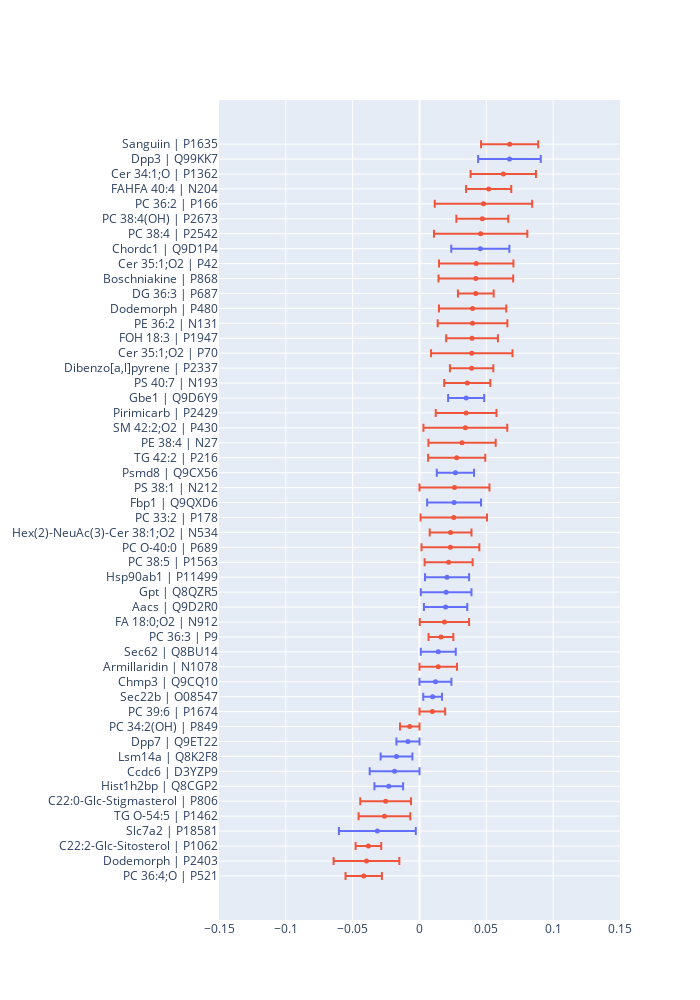

The code cell stored with this chart in its notebook:
### Code cell
fig = go.Figure()

[
    fig.add_trace(go.Scatter(
        x=[coefs.median()],
        y=[f"{shortName.loc[feature, 'shortName']} | {feature}"],
        marker_color=palette[0] if shortName.loc[feature, 'type']=='q' else palette[1],
        legendgroup=0 if shortName.loc[feature, 'type']=='q' else 1,
        showlegend=False, #line = dict(color = 'rgba(0,0,0,0)'),
        fillcolor = 'rgba(0,0,0,0)', marker_size=5,
        error_x=dict(
            type='constant',symmetric=True, value=(coefs.median()-coefs).abs().median()
        )
    ))
    for feature, coefs in tmp.items()
]

fig.update_xaxes(range=(-0.15,0.15))
fig.update_yaxes(showgrid=True)
fig.update_layout(height=1000, width=700)
fig.show()

with open('Coef_distribution.html', 'w') as f:
    f.write(fig.to_html(full_html=False, include_plotlyjs='cdn', default_height='50%', default_width='80%'))

### Figure 1 — Plotly figure (JSON) as saved in the notebook; plotly's stock layout.template omitted (floating-point values rounded to 4 significant figures)
{"data": [{"error_x": {"symmetric": true, "type": "constant", "value": 0.01361}, "fillcolor": "rgba(0,0,0,0)", "legendgroup": "1", "marker": {"color": "#EF553B", "size": 5}, "showlegend": false, "type": "scatter", "x": [-0.04173], "y": ["PC 36:4;O | P521"]}, {"error_x": {"symmetric": true, "type": "constant", "value": 0.0246}, "fillcolor": "rgba(0,0,0,0)", "legendgroup": "1", "marker": {"color": "#EF553B", "size": 5}, "showlegend": false, "type": "scatter", "x": [-0.03967], "y": ["Dodemorph | P2403"]}, {"error_x": {"symmetric": true, "type": "constant", "value": 0.009583}, "fillcolor": "rgba(0,0,0,0)", "legendgroup": "1", "marker": {"color": "#EF553B", "size": 5}, "showlegend": false, "type": "scatter", "x": [-0.03822], "y": ["C22:2-Glc-Sitosterol | P1062"]}, {"error_x": {"symmetric": true, "type": "constant", "value": 0.02875}, "fillcolor": "rgba(0,0,0,0)", "legendgroup": "0", "marker": {"color": "#636EFA", "size": 5}, "showlegend": false, "type": "scatter", "x": [-0.03152], "y": ["Slc7a2 | P18581"]}, {"error_x": {"symmetric": true, "type": "constant", "value": 0.01935}, "fillcolor": "rgba(0,0,0,0)", "legendgroup": "1", "marker": {"color": "#EF553B", "size": 5}, "showlegend": false, "type": "scatter", "x": [-0.02624], "y": ["TG O-54:5 | P1462"]}, {"error_x": {"symmetric": true, "type": "constant", "value": 0.01899}, "fillcolor": "rgba(0,0,0,0)", "legendgroup": "1", "marker": {"color": "#EF553B", "size": 5}, "showlegend": false, "type": "scatter", "x": [-0.02532], "y": ["C22:0-Glc-Stigmasterol | P806"]}, {"error_x": {"symmetric": true, "type": "constant", "value": 0.01074}, "fillcolor": "rgba(0,0,0,0)", "legendgroup": "0", "marker": {"color": "#636EFA", "size": 5}, "showlegend": false, "type": "scatter", "x": [-0.023], "y": ["Hist1h2bp | Q8CGP2"]}, {"error_x": {"symmetric": true, "type": "constant", "value": 0.01864}, "fillcolor": "rgba(0,0,0,0)", "legendgroup": "0", "marker": {"color": "#636EFA", "size": 5}, "showlegend": false, "type": "scatter", "x": [-0.01864], "y": ["Ccdc6 | D3YZP9"]}, {"error_x": {"symmetric": true, "type": "constant", "value": 0.01187}, "fillcolor": "rgba(0,0,0,0)", "legendgroup": "0", "marker": {"color": "#636EFA", "size": 5}, "showlegend": false, "type": "scatter", "x": [-0.01719], "y": ["Lsm14a | Q8K2F8"]}, {"error_x": {"symmetric": true, "type": "constant", "value": 0.008639}, "fillcolor": "rgba(0,0,0,0)", "legendgroup": "0", "marker": {"color": "#636EFA", "size": 5}, "showlegend": false, "type": "scatter", "x": [-0.008639], "y": ["Dpp7 | Q9ET22"]}, {"error_x": {"symmetric": true, "type": "constant", "value": 0.007296}, "fillcolor": "rgba(0,0,0,0)", "legendgroup": "1", "marker": {"color": "#EF553B", "size": 5}, "showlegend": false, "type": "scatter", "x": [-0.007296], "y": ["PC 34:2(OH) | P849"]}, {"error_x": {"symmetric": true, "type": "constant", "value": 0.009597}, "fillcolor": "rgba(0,0,0,0)", "legendgroup": "1", "marker": {"color": "#EF553B", "size": 5}, "showlegend": false, "type": "scatter", "x": [0.009597], "y": ["PC 39:6 | P1674"]}, {"error_x": {"symmetric": true, "type": "constant", "value": 0.006993}, "fillcolor": "rgba(0,0,0,0)", "legendgroup": "0", "marker": {"color": "#636EFA", "size": 5}, "showlegend": false, "type": "scatter", "x": [0.009816], "y": ["Sec22b | O08547"]}, {"error_x": {"symmetric": true, "type": "constant", "value": 0.01194}, "fillcolor": "rgba(0,0,0,0)", "legendgroup": "0", "marker": {"color": "#636EFA", "size": 5}, "showlegend": false, "type": "scatter", "x": [0.01194], "y": ["Chmp3 | Q9CQ10"]}, {"error_x": {"symmetric": true, "type": "constant", "value": 0.01401}, "fillcolor": "rgba(0,0,0,0)", "legendgroup": "1", "marker": {"color": "#EF553B", "size": 5}, "showlegend": false, "type": "scatter", "x": [0.01401], "y": ["Armillaridin | N1078"]}, {"error_x": {"symmetric": true, "type": "constant", "value": 0.01307}, "fillcolor": "rgba(0,0,0,0)", "legendgroup": "0", "marker": {"color": "#636EFA", "size": 5}, "showlegend": false, "type": "scatter", "x": [0.01405], "y": ["Sec62 | Q8BU14"]}, {"error_x": {"symmetric": true, "type": "constant", "value": 0.009273}, "fillcolor": "rgba(0,0,0,0)", "legendgroup": "1", "marker": {"color": "#EF553B", "size": 5}, "showlegend": false, "type": "scatter", "x": [0.01604], "y": ["PC 36:3 | P9"]}, {"error_x": {"symmetric": true, "type": "constant", "value": 0.01844}, "fillcolor": "rgba(0,0,0,0)", "legendgroup": "1", "marker": {"color": "#EF553B", "size": 5}, "showlegend": false, "type": "scatter", "x": [0.01866], "y": ["FA 18:0;O2 | N912"]}, {"error_x": {"symmetric": true, "type": "constant", "value": 0.01621}, "fillcolor": "rgba(0,0,0,0)", "legendgroup": "0", "marker": {"color": "#636EFA", "size": 5}, "showlegend": false, "type": "scatter", "x": [0.01952], "y": ["Aacs | Q9D2R0"]}, {"error_x": {"symmetric": true, "type": "constant", "value": 0.01896}, "fillcolor": "rgba(0,0,0,0)", "legendgroup": "0", "marker": {"color": "#636EFA", "size": 5}, "showlegend": false, "type": "scatter", "x": [0.01991], "y": ["Gpt | Q8QZR5"]}, {"error_x": {"symmetric": true, "type": "constant", "value": 0.0165}, "fillcolor": "rgba(0,0,0,0)", "legendgroup": "0", "marker": {"color": "#636EFA", "size": 5}, "showlegend": false, "type": "scatter", "x": [0.02059], "y": ["Hsp90ab1 | P11499"]}, {"error_x": {"symmetric": true, "type": "constant", "value": 0.01796}, "fillcolor": "rgba(0,0,0,0)", "legendgroup": "1", "marker": {"color": "#EF553B", "size": 5}, "showlegend": false, "type": "scatter", "x": [0.0218], "y": ["PC 38:5 | P1563"]}, {"error_x": {"symmetric": true, "type": "constant", "value": 0.02163}, "fillcolor": "rgba(0,0,0,0)", "legendgroup": "1", "marker": {"color": "#EF553B", "size": 5}, "showlegend": false, "type": "scatter", "x": [0.02313], "y": ["PC O-40:0 | P689"]}, {"error_x": {"symmetric": true, "type": "constant", "value": 0.01563}, "fillcolor": "rgba(0,0,0,0)", "legendgroup": "1", "marker": {"color": "#EF553B", "size": 5}, "showlegend": false, "type": "scatter", "x": [0.02325], "y": ["Hex(2)-NeuAc(3)-Cer 38:1;O2 | N534"]}, {"error_x": {"symmetric": true, "type": "constant", "value": 0.02484}, "fillcolor": "rgba(0,0,0,0)", "legendgroup": "1", "marker": {"color": "#EF553B", "size": 5}, "showlegend": false, "type": "scatter", "x": [0.02564], "y": ["PC 33:2 | P178"]}, {"error_x": {"symmetric": true, "type": "constant", "value": 0.02015}, "fillcolor": "rgba(0,0,0,0)", "legendgroup": "0", "marker": {"color": "#636EFA", "size": 5}, "showlegend": false, "type": "scatter", "x": [0.02588], "y": ["Fbp1 | Q9QXD6"]}, {"error_x": {"symmetric": true, "type": "constant", "value": 0.02616}, "fillcolor": "rgba(0,0,0,0)", "legendgroup": "1", "marker": {"color": "#EF553B", "size": 5}, "showlegend": false, "type": "scatter", "x": [0.02616], "y": ["PS 38:1 | N212"]}, {"error_x": {"symmetric": true, "type": "constant", "value": 0.01394}, "fillcolor": "rgba(0,0,0,0)", "legendgroup": "0", "marker": {"color": "#636EFA", "size": 5}, "showlegend": false, "type": "scatter", "x": [0.02685], "y": ["Psmd8 | Q9CX56"]}, {"error_x": {"symmetric": true, "type": "constant", "value": 0.02137}, "fillcolor": "rgba(0,0,0,0)", "legendgroup": "1", "marker": {"color": "#EF553B", "size": 5}, "showlegend": false, "type": "scatter", "x": [0.02784], "y": ["TG 42:2 | P216"]}, {"error_x": {"symmetric": true, "type": "constant", "value": 0.02518}, "fillcolor": "rgba(0,0,0,0)", "legendgroup": "1", "marker": {"color": "#EF553B", "size": 5}, "showlegend": false, "type": "scatter", "x": [0.03184], "y": ["PE 38:4 | N27"]}, {"error_x": {"symmetric": true, "type": "constant", "value": 0.03135}, "fillcolor": "rgba(0,0,0,0)", "legendgroup": "1", "marker": {"color": "#EF553B", "size": 5}, "showlegend": false, "type": "scatter", "x": [0.0343], "y": ["SM 42:2;O2 | P430"]}, {"error_x": {"symmetric": true, "type": "constant", "value": 0.02273}, "fillcolor": "rgba(0,0,0,0)", "legendgroup": "1", "marker": {"color": "#EF553B", "size": 5}, "showlegend": false, "type": "scatter", "x": [0.03487], "y": ["Pirimicarb | P2429"]}, {"error_x": {"symmetric": true, "type": "constant", "value": 0.0135}, "fillcolor": "rgba(0,0,0,0)", "legendgroup": "0", "marker": {"color": "#636EFA", "size": 5}, "showlegend": false, "type": "scatter", "x": [0.03492], "y": ["Gbe1 | Q9D6Y9"]}, {"error_x": {"symmetric": true, "type": "constant", "value": 0.01727}, "fillcolor": "rgba(0,0,0,0)", "legendgroup": "1", "marker": {"color": "#EF553B", "size": 5}, "showlegend": false, "type": "scatter", "x": [0.03574], "y": ["PS 40:7 | N193"]}, {"error_x": {"symmetric": true, "type": "constant", "value": 0.01623}, "fillcolor": "rgba(0,0,0,0)", "legendgroup": "1", "marker": {"color": "#EF553B", "size": 5}, "showlegend": false, "type": "scatter", "x": [0.039], "y": ["Dibenzo[a,l]pyrene | P2337"]}, {"error_x": {"symmetric": true, "type": "constant", "value": 0.03047}, "fillcolor": "rgba(0,0,0,0)", "legendgroup": "1", "marker": {"color": "#EF553B", "size": 5}, "showlegend": false, "type": "scatter", "x": [0.03911], "y": ["Cer 35:1;O2 | P70"]}, {"error_x": {"symmetric": true, "type": "constant", "value": 0.01937}, "fillcolor": "rgba(0,0,0,0)", "legendgroup": "1", "marker": {"color": "#EF553B", "size": 5}, "showlegend": false, "type": "scatter", "x": [0.0393], "y": ["FOH 18:3 | P1947"]}, {"error_x": {"symmetric": true, "type": "constant", "value": 0.02607}, "fillcolor": "rgba(0,0,0,0)", "legendgroup": "1", "marker": {"color": "#EF553B", "size": 5}, "showlegend": false, "type": "scatter", "x": [0.03967], "y": ["PE 36:2 | N131"]}, {"error_x": {"symmetric": true, "type": "constant", "value": 0.02517}, "fillcolor": "rgba(0,0,0,0)", "legendgroup": "1", "marker": {"color": "#EF553B", "size": 5}, "showlegend": false, "type": "scatter", "x": [0.03973], "y": ["Dodemorph | P480"]}, {"error_x": {"symmetric": true, "type": "constant", "value": 0.01338}, "fillcolor": "rgba(0,0,0,0)", "legendgroup": "1", "marker": {"color": "#EF553B", "size": 5}, "showlegend": false, "type": "scatter", "x": [0.04213], "y": ["DG 36:3 | P687"]}, {"error_x": {"symmetric": true, "type": "constant", "value": 0.02794}, "fillcolor": "rgba(0,0,0,0)", "legendgroup": "1", "marker": {"color": "#EF553B", "size": 5}, "showlegend": false, "type": "scatter", "x": [0.04215], "y": ["Boschniakine | P868"]}, {"error_x": {"symmetric": true, "type": "constant", "value": 0.02784}, "fillcolor": "rgba(0,0,0,0)", "legendgroup": "1", "marker": {"color": "#EF553B", "size": 5}, "showlegend": false, "type": "scatter", "x": [0.04242], "y": ["Cer 35:1;O2 | P42"]}, {"error_x": {"symmetric": true, "type": "constant", "value": 0.02173}, "fillcolor": "rgba(0,0,0,0)", "legendgroup": "0", "marker": {"color": "#636EFA", "size": 5}, "showlegend": false, "type": "scatter", "x": [0.0455], "y": ["Chordc1 | Q9D1P4"]}, {"error_x": {"symmetric": true, "type": "constant", "value": 0.03493}, "fillcolor": "rgba(0,0,0,0)", "legendgroup": "1", "marker": {"color": "#EF553B", "size": 5}, "showlegend": false, "type": "scatter", "x": [0.04574], "y": ["PC 38:4 | P2542"]}, {"error_x": {"symmetric": true, "type": "constant", "value": 0.01942}, "fillcolor": "rgba(0,0,0,0)", "legendgroup": "1", "marker": {"color": "#EF553B", "size": 5}, "showlegend": false, "type": "scatter", "x": [0.04699], "y": ["PC 38:4(OH) | P2673"]}, {"error_x": {"symmetric": true, "type": "constant", "value": 0.03644}, "fillcolor": "rgba(0,0,0,0)", "legendgroup": "1", "marker": {"color": "#EF553B", "size": 5}, "showlegend": false, "type": "scatter", "x": [0.04785], "y": ["PC 36:2 | P166"]}, {"error_x": {"symmetric": true, "type": "constant", "value": 0.01689}, "fillcolor": "rgba(0,0,0,0)", "legendgroup": "1", "marker": {"color": "#EF553B", "size": 5}, "showlegend": false, "type": "scatter", "x": [0.05177], "y": ["FAHFA 40:4 | N204"]}, {"error_x": {"symmetric": true, "type": "constant", "value": 0.02446}, "fillcolor": "rgba(0,0,0,0)", "legendgroup": "1", "marker": {"color": "#EF553B", "size": 5}, "showlegend": false, "type": "scatter", "x": [0.06269], "y": ["Cer 34:1;O | P1362"]}, {"error_x": {"symmetric": true, "type": "constant", "value": 0.02341}, "fillcolor": "rgba(0,0,0,0)", "legendgroup": "0", "marker": {"color": "#636EFA", "size": 5}, "showlegend": false, "type": "scatter", "x": [0.06729], "y": ["Dpp3 | Q99KK7"]}, {"error_x": {"symmetric": true, "type": "constant", "value": 0.02137}, "fillcolor": "rgba(0,0,0,0)", "legendgroup": "1", "marker": {"color": "#EF553B", "size": 5}, "showlegend": false, "type": "scatter", "x": [0.06742], "y": ["Sanguiin | P1635"]}], "layout": {"height": 1000, "width": 700, "xaxis": {"range": [-0.15, 0.15]}, "yaxis": {"showgrid": true}}}
